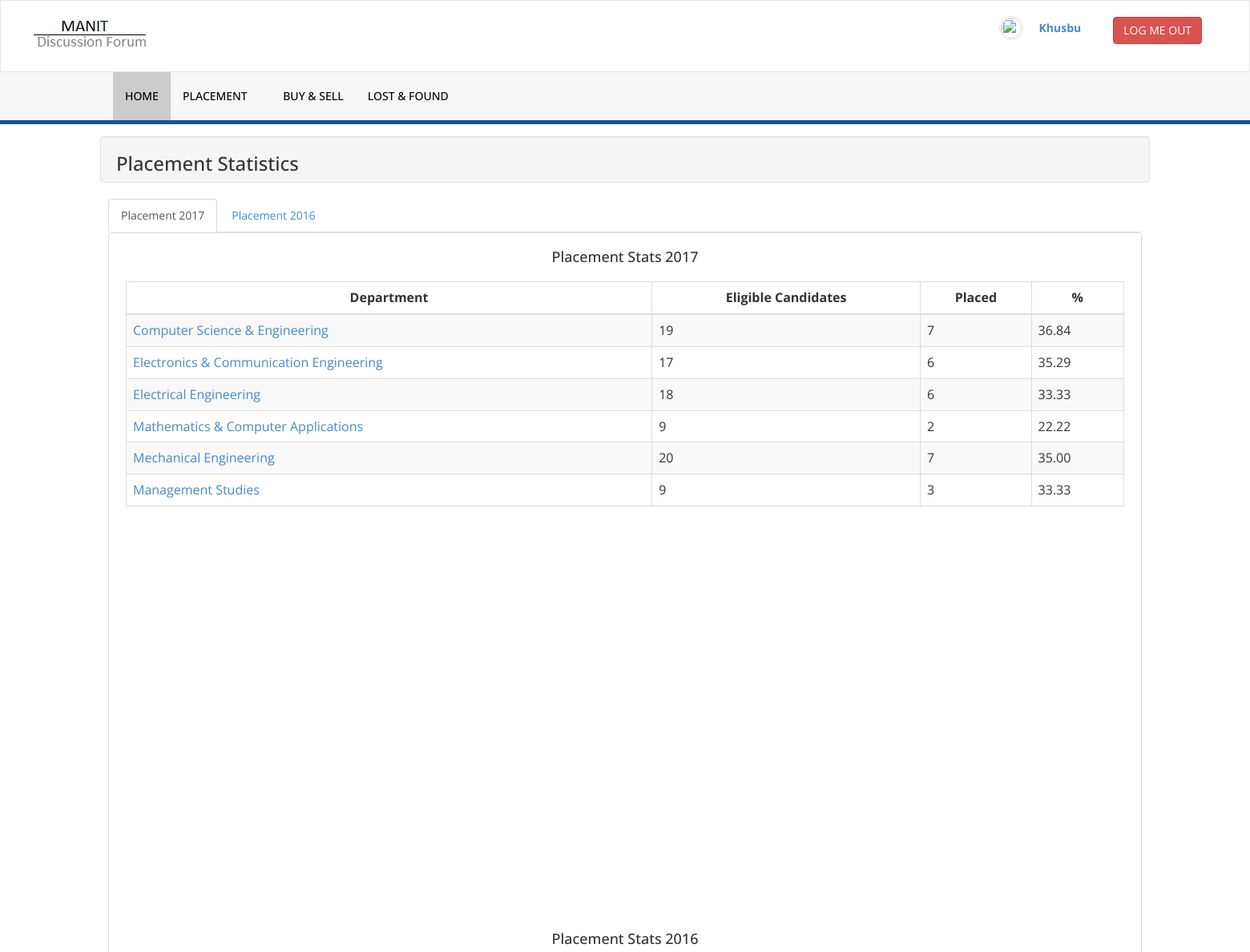
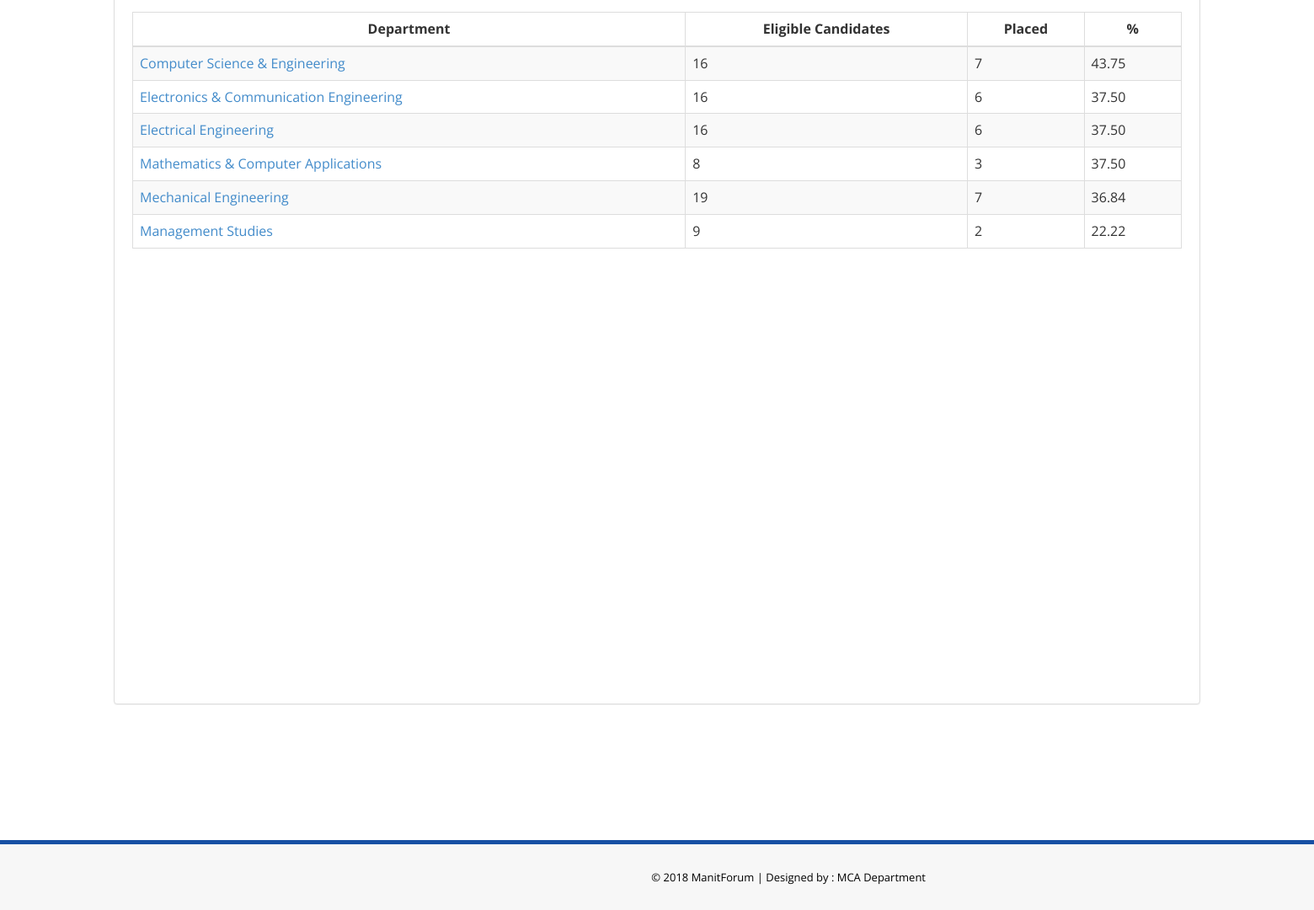
Page /placementStats.php (signed in) on the committed database (2 pictures, top to bottom).
### tables this page shows
CREATE TABLE `student` (
  `Student_ID` varchar(10) NOT NULL,
  `Student_Name` varchar(30) NOT NULL,
  `Branch_ID` varchar(10) NOT NULL,
  `DOB` date NOT NULL,
  `Mobile_No` bigint(10) NOT NULL,
  `Email_ID` varchar(30) NOT NULL,
  `Password` varchar(255) NOT NULL,
  `Semester` int(2) NOT NULL
);

CREATE TABLE `department` (
  `Dept_ID` varchar(10) NOT NULL,
  `Dept_Name` varchar(50) NOT NULL
);

### placementStats.php (the view, shortened to what this page needs)
<?php
	include('include/connection.php');
	include 'headLinks.php';
  include 'header.php';
?>
<!DOCTYPE html>
<html xmlns="http://www.w3.org/1999/xhtml">
<body>
	<div class="content-wrapper">
  	<div class="container">
			<div class="row" >
				<div class="well" style="padding-bottom:0px;padding-top:0px;">
					<h3>Placement Statistics</h3>
				</div>
				<div class="panel-body" align="center" style="padding-top:0px;">
					<ul class="nav nav-tabs">
						<li class="active"><a href="#home" data-toggle="tab">Placement 2017</a></li>
						<li class=""><a href="#profile" data-toggle="tab">Placement 2016</a></li>
					</ul>
					<div class="panel panel-default ">
						<div class="panel-body ">
							<div class="tab-content">
								<div class="tab-pane fade active in" id="home">
									<h4>Placement Stats 2017</h4>
									<div class="col-md-12">
										<div class="panel-body">
											<div class="table-responsive" style="text-align:center;">
												<table class="table table-striped table-bordered table-hover">
													<thead >
														<tr >
															<th style="text-align:center;">Department</th>
															<th style="text-align:center;">Eligible Candidates</th>
															<th style="text-align:center;">Placed</th>
															<th style="text-align:center;">%</th>
														</tr>
													</thead>
													<tbody>
														<?php
														$query="SELECT department.Dept_ID, department.Dept_Name, SUM(Total_Students) as Eligible FROM department, branch, yearly_eligible_students WHERE
														department.Dept_ID=branch.Dept_ID AND branch.Branch_ID=yearly_eligible_students.Branch_ID AND Year='2017' GROUP BY department.Dept_ID";
														$result = mysqli_query($db, $query);
														while($row=mysqli_fetch_assoc($result)){
														$query1="SELECT COUNT(Placed_ID) as Placed from placed where placed.Year='2017' and placed.Branch_ID in
														(SELECT branch.Branch_ID from branch where branch.Dept_ID='$row[Dept_ID]')";
														$result1=mysqli_query($db, $query1);
														$row1=mysqli_fetch_assoc($result1);
														echo "<tr><td><a target='_blank' href='detailPlacementStats.php?dept=".$row['Dept_ID']."&year=2017'>".$row['Dept_Name']."</a></td>";
														echo "<td>".$row['Eligible']."</td>";
														echo "<td>".$row1['Placed']."</td>";
														echo "<td>".number_format($row1['Placed']*100/$row['Eligible'], 2, '.', '')."</td></tr>";
														}
														?>
													</tbody>
												</table>
											</div>
										</div>
										<div class="row" id="txt2017" style="margin-left:0px;">
											<div class="col-md-5">
												<div id="container" style="height: 500px; width: 6000px; margin: 0 auto; ">
												</div>
											</div>
										</div>
									</div>
								</div>
								<div class="tab-pane fade active in" id="profile">
									<h4>Placement Stats 2016</h4>
									<div class="col-md-12">
										<div class="panel-body">
											<div class="table-responsive" style="text-align:center;">
												<table class="table table-striped table-bordered table-hover">
													<thead>
														<tr>
															<th style="text-align:center;">Department</th>
															<th style="text-align:center;">Eligible Candidates</th>
															<th style="text-align:center;">Placed</th>
															<th style="text-align:center;">%</th>
														</tr>
													</thead>
													<tbody>
														<?php
														$query="SELECT department.Dept_ID, department.Dept_Name, SUM(Total_Students) as Eligible FROM department, branch, yearly_eligible_students WHERE
														department.Dept_ID=branch.Dept_ID AND branch.Branch_ID=yearly_eligible_students.Branch_ID AND Year='2016' GROUP BY department.Dept_ID";
														$result = mysqli_query($db, $query);
														while($row=mysqli_fetch_assoc($result)){
														$query1="SELECT COUNT(Placed_ID) as Placed from placed where placed.Year='2016' and placed.Branch_ID in
														(SELECT branch.Branch_ID from branch where branch.Dept_ID='$row[Dept_ID]')";
														$result1=mysqli_query($db, $query1);
														$row1=mysqli_fetch_assoc($result1);
														echo "<tr><td><a target='_blank' href='detailPlacementStats.php?dept=".$row['Dept_ID']."&year=2016'>".$row['Dept_Name']."</a></td>";
														echo "<td>".$row['Eligible']."</td>";
														echo "<td>".$row1['Placed']."</td>";
														echo "<td>".number_format($row1['Placed']*100/$row['Eligible'], 2, '.', '')."</td></tr>";
														}
														?>
													</tbody>
												</table>
											</div>
										</div>
										<div class="row" id="txt2016" style="margin-left:0px;">
											<div class="col-md-5">
												<div id="container" style="height: 500px; width: 6000px; margin: 0 auto; ">
												</div>
											</div>
										</div>
									</div>
								</div>
							</div>
						</div>
					</div>
				</div>
			</div>
  	</div>
	</div>
    <?php include('footer.php'); ?>
</body>
</html>

### header.php (shortened to what this page needs)
<div>
  <div class="navbar navbar-inverse set-radius-zero">
      <div class="container" style="width: 95%;">
          <div class="navbar-header">
              <a class="navbar-brand" href="Dashboard.php">
                  <img src="assets/img/logo.png" />
              </a>
          </div>
          <?php
                  echo "<div class='right-div'>
                  <a href='include/logout.php' class='btn btn-danger pull-right'>LOG ME OUT</a>";
                  echo "</div>";
          ?>
    <div class="right-div">
            <a href="profile.php"> <label>
            <?php
            if( isset($_SESSION['logged_in']))
            {
                  if( $_SESSION['user'] == "student")
                  {
                    $query="SELECT * from student WHERE Email_ID='$_SESSION[email]'";
      							$result=$db->query($query);
      							$row=$result->fetch_assoc();
                    $first = explode(' ',trim($row['Student_Name']));
                    echo $first[0];
                  }
                  else
                  {
                    $query="SELECT * from faculty WHERE Email_ID='$_SESSION[email]'";
                    $result=$db->query($query);
                    $row=$result->fetch_assoc();
                    $first = explode(' ',trim($row['Faculty_Name']));
                    echo $first[0];
                  }
              }
              else
              {
                header("Location: index.php");
              }
            ?>
              </label></a>
          </div>
    <div class="chat-widget-name-right" >
              <a href="profile.php">
              <?php
              $email = $_SESSION['email'];
              $sql = "SELECT * FROM profileImages WHERE email = '$email'";
              $result = mysqli_query($db,$sql);
              $row = mysqli_fetch_array($result);
              echo  '<img class="media-object img-circle2 img-right-chat"
                style="margin-top:1%;margin-bottom:30px" src="images/'.$row['image'].'"/>';
              ?>
              </a>
    </div>
      </div>
  </div>
  <section class="menu-section" >
      <div class="container" >
          <div class="row" >
              <div class="col-md-12">
                  <div class="navbar-collapse collapse">
                      <ul id="menu-top" class="nav navbar-nav navbar-left">
                          <li><a href="Dashboard.php" class="menu-top-active">HOME</a></li>
                          <li>
                              <a href="#" class="dropdown-toggle" id="ddlmenuItem" data-toggle="dropdown">PLACEMENT  <span class="glyphicon glyphicon-chevron-down"></span> </a>
                          </li>
            <li><a href="#">BUY & SELL</a></li>
                          <li><a href="lostFound.php">LOST & FOUND</a></li>
                      </ul>
                  </div>
              </div>
          </div>
      </div>
  </section>
</div>

### assets/css/style.css (style rules this page uses)
.set-radius-zero { border-radius:0px; -moz-border-radius:0px; -webkit-border-radius:0px; }
.content-wrapper { margin-top: 15px; min-height:800px; padding-bottom:90px; }
.right-div { float: right; padding: 20px; }
#menu-top a { color:#000; text-decoration:none; font-weight:500; padding: 20px 15px 20px 15px; text-transform:uppercase; }
.menu-section { background-color: #f7f7f7; border-bottom:5px solid #1750A4; width:100% }
.menu-top-active { background-color:#cccccc; }
.navbar-inverse { background-color: #FFF; border-color: rgba(155, 153, 153, 0.23); }
.navbar { min-height: 90px; margin-bottom: 0px; }
.img-right-chat { border:3px double #e1e1e1; float:right; margin-left:10px; }
.chat-widget-name-right { color: #808080; margin-top: 5px; margin-right: 60px; text-align:right; margin-bottom: 5px; }

### rows in the picture
student: Student_Name "Khusbu"
department: Dept_Name "Computer Science & Engineering", Eligible "19", Placed "7", Eligible "36.84", Eligible "16", Eligible "43.75"
department: Dept_Name "Electronics & Communication Engineering", Eligible "17", Placed "6", Eligible "35.29", Eligible "16", Eligible "37.50"
department: Dept_Name "Electrical Engineering", Eligible "18", Placed "6", Eligible "33.33", Eligible "16", Eligible "37.50"
department: Dept_Name "Mathematics & Computer Applications", Eligible "9", Placed "2", Eligible "22.22", Eligible "8", Placed "3", Eligible "37.50"
department: Dept_Name "Mechanical Engineering", Eligible "20", Placed "7", Eligible "35.00", Eligible "19", Eligible "36.84"
department: Dept_Name "Management Studies", Eligible "9", Placed "3", Eligible "33.33", Placed "2", Eligible "22.22"
